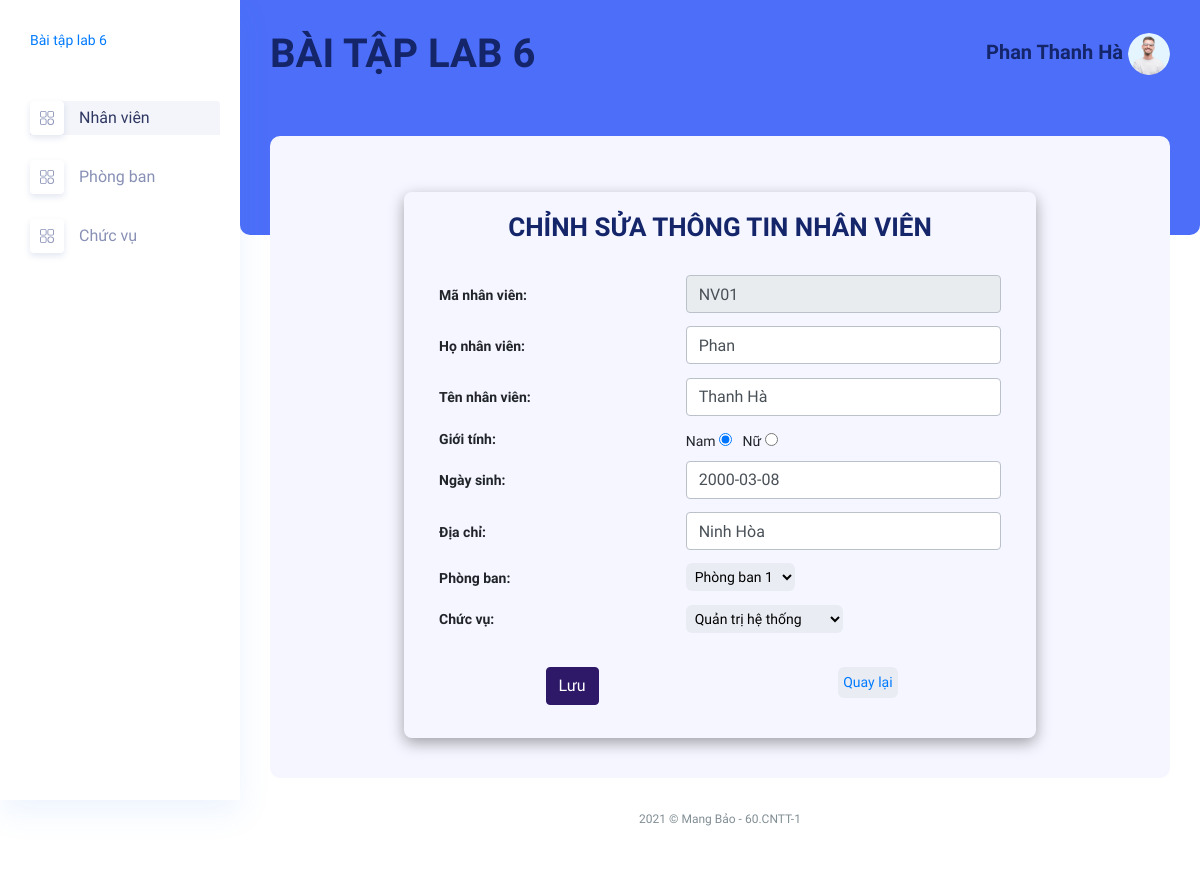
The app's page /NhanVien/Edit/NV01 (signed in) with its own data.
### tables this page shows
create table nhanvien (
	manv varchar(10) not null primary key,
    honv varchar(50) not null,
	tennv varchar(50) not null,	
	ngaysinh date not null,
    gioitinh tinyint not null,
	diachi varchar(50) not null,
	anh varchar(250) not null,
	maloai varchar(20) not null,
    maphong varchar(20) not null,
	constraint nv_lnv_fk foreign key (maloai) references loainv (maloai),
    constraint nv_mp_fk foreign key (maphong) references phongban (maphong)
	ON UPDATE CASCADE
	ON DELETE CASCADE
);

### mvc/core/controller.php (called while the page is built, shortened)
<?php
class Controller{
    public function view($view, $data=[]){
        require_once "./mvc/views/".$view.".php";
    }
}
?>

### mvc/controllers/nhanvien.php (called while the page is built, shortened)
<?php
class NhanVien extends Controller
{
    public $nvModel;
    public function __construct()
    {
        $this->nvModel = $this->model("NhanVienModel");
    }
    public function Edit($id)
    {
        $nv = json_decode($this->nvModel->getNhanVienById($id), true);
        $pb = json_decode($this->nvModel->listPhongBan(), true);
        $cv = json_decode($this->nvModel->listChucVu(), true);
        $this->view("layoutAdmin", [
            'page' => 'nhanvien/edit',
            'nv' => $nv[0],
            'cv' => $cv,
            'pb' => $pb,
        ]);
    }
}

### mvc/core/app.php (called while the page is built, shortened)
<?php
class App {
    protected $action = "Index";
    function __construct(){
        $arr = $this->UrlProcess();
        if(isset($arr[0])){
            if(file_exists("./mvc/controllers/".$arr[0].".php")){
                unset($arr[0]);
            }
        }
        $this->controller = new $this->controller;
        if(isset($arr[1])){
            if(method_exists($this->controller, $arr[1])){
                $this->action = $arr[1];
            }
            unset($arr[1]);
        }
        $this->params = $arr?array_values($arr):[];
        call_user_func_array([$this->controller, $this->action], $this->params);
    }
    function UrlProcess(){
        if(isset($_GET["url"])){
            return explode("/", filter_var(trim($_GET["url"], "/")));
        }
    }
}
?>

### index.php (called while the page is built, shortened)
<?php
$myApp = new App();
?>

### mvc/core/database.php (called while the page is built, shortened)
<?php
class DataBase {
    protected $servername = "localhost";
    protected $username = "root";
    protected $password = "";
    function __construct()
    {
        $this->con = mysqli_connect($this->servername, $this->username, $this->password);
    }
}
?>

### mvc/models/NhanVienModel.php (called while the page is built, shortened)
<?php
class NhanVienModel extends DataBase {
    public function listPhongBan()
    {
        $qr = "SELECT * FROM phongban";
        $rows = mysqli_query($this->con, $qr);
        $arr = array();
        while($row = mysqli_fetch_array($rows)) {
            $arr[] = $row;
        }
        return json_encode($arr);
    }
    public function listChucVu()
    {
        $qr = "SELECT * FROM loainv";
        $rows = mysqli_query($this->con, $qr);
        $arr = array();
        while($row = mysqli_fetch_array($rows)) {
            $arr[] = $row;
        }
        return json_encode($arr);
    }
    public function getNhanVienById($id) {
        $qr = "SELECT * FROM nhanvien nv, phongban pb, loainv cv WHERE nv.maphong = pb.maphong AND nv.maloai = cv.maloai AND manv = '$id'";
        $rows = mysqli_query($this->con, $qr);
        $arr = array();
        while($row = mysqli_fetch_array($rows)) {
            $arr[] = $row;
        }
        return json_encode($arr);
    }
}
?>

### mvc/views/pages/nhanvien/edit.php (the view, shortened to what this page needs)
<div class="main_content_iner ">
    <div class="container-fluid p-0 ">
        <div class="row ">
            <div class="col-lg-12">
                <div class="checkform">
                    <div class="content">
                        <h3 style="text-align: center;" class="title">CHỈNH SỬA THÔNG TIN NHÂN VIÊN</h3>
                        <form action="NhanVien/Save/<?php echo $data["nv"]['manv'] ?>" method="post" enctype="multipart/form-data">
                            <div class="form-horizontal">
                                <div class="form-group1">
                                    <label for="" class="control-label col-md-5">Mã nhân viên: </label>
                                    <div class="col-md-7">
                                        <input type="text" class="form-control" name="manv" readonly value="<?php echo $data["nv"]['manv'] ?>">
                                    </div>
                                </div>
                                <div class="form-group1">
                                    <label for="" class="control-label col-md-5">Họ nhân viên: </label>
                                    <div class="col-md-7">
                                        <input type="text" class="form-control" name="honv" value="<?php echo $data["nv"]['honv'] ?>">
                                    </div>
                                </div>
                                <div class="form-group1">
                                    <label for="" class="control-label col-md-5">Tên nhân viên: </label>
                                    <div class="col-md-7">
                                        <input type="text" class="form-control" name="tennv" value="<?php echo $data["nv"]['tennv'] ?>">
                                    </div>
                                </div>
                                <div class="form-group1">
                                    <label for="" class="control-label col-md-5">Giới tính: </label>
                                    <div class="col-md-7">
                                        <div class="checkbox" style="width: 475px;">
                                            Nam <input type="radio" name="gioitinh" id="" value="1" <?php if ($data["nv"]['gioitinh'] == 1) echo "checked"; ?>> &nbsp;
                                            Nữ <input type="radio" name="gioitinh" id="" value="0" <?php if ($data["nv"]['gioitinh'] == 0) echo "checked"; ?>>
                                        </div>
                                    </div>
                                </div>
                                <div class="form-group1">
                                    <label for="" class="control-label col-md-5">Ngày sinh: </label>
                                    <div class="col-md-7">
                                        <input type="text" class="form-control" name="ngaysinh" value="<?php echo $data["nv"]['ngaysinh'] ?>">
                                    </div>
                                </div>
                                <div class="form-group1">
                                    <label for="" class="control-label col-md-5">Địa chỉ: </label>
                                    <div class="col-md-7">
                                        <input type="text" class="form-control" name="diachi" value="<?php echo $data["nv"]['diachi'] ?>">
                                    </div>
                                </div>
                                <div class="form-group1">
                                    <label for="" class="control-label col-md-5">Phòng ban: </label>
                                    <div class="col-md-7">
                                        <select name="phongban" id="" class="shipper">
                                            <?php
                                            foreach ($data['pb'] as $pb) {
                                                if ($data["nv"]["maphong"] == $pb['maphong']) {
                                                    $s = "selected";
                                                } else {
                                                    $s = "";
                                                }
                                                echo '<option ' . $s . ' value="' . $pb['maphong'] . '" class = "form-control">' . $pb['tenphong'] . '</option>';
                                            }
                                            ?>
                                        </select>
                                    </div>
                                </div>
                                <div class="form-group1">
                                    <label for="" class="control-label col-md-5">Chức vụ: </label>
                                    <div class="col-md-7">
                                        <select name="chucvu" id="" class="shipper">
                                            <?php
                                            foreach ($data['cv'] as $cv) {
                                                if ($data["nv"]["maloai"] == $cv['maloai']) {
                                                    $s = "selected";
                                                } else {
                                                    $s = "";
                                                }
                                                echo '<option ' . $s . ' value="' . $cv['maloai'] . '" class = "form-control">' . $cv['tenloai'] . '</option>';
                                            }
                                            ?>
                                        </select>
                                    </div>
                                </div>
                                <div class="form-group">
                                    <div class="col-md-offset-2 col-md-6">
                                        <input type="submit" value="Lưu" class="btn btn-primary" />
                                    </div>
                                    <div class="col-md-offset-2 col-md-6">
                                        <button class="comeback">
                                            <a href="javascript:window.history.back(-1);">Quay lại</a>
                                        </button>
                                    </div>
                                </div>
                            </div>
                        </form>
                    </div>
                </div>
            </div>
        </div>
    </div>
</div>
<link rel="stylesheet" href="//code.jquery.com/ui/1.12.1/themes/base/jquery-ui.css">
<link rel="stylesheet" href="/resources/demos/style.css">

### mvc/views/pages/nhanvien/edit.php (style rules this page uses)
input, checkbox, select { margin-bottom: 10px; }
label { font-weight: bolder; }
.checkform { display: flex; justify-content: center; margin-top: 1rem; }
.content { box-shadow: rgba(0, 0, 0, 0.35) 0px 5px 15px; padding: 20px; border-radius: 8px; }
.title { padding-bottom: 1.5rem; }
.form-group { display: flex; margin-bottom: 0.2rem; text-align: center; margin-top: 1.5rem; }
.form-group1 { display: flex; align-items: center; margin-bottom: 0.2rem; }
.shipper { border: none; outline: none; background-color: #eaecf4; border-radius: 6px; padding: 5px; }
.comeback { border: none; outline: none; background-color: #eaecf4; border-radius: 6px; padding: 5px; }
.comeback>a { text-decoration: none; }

### records on screen
nhanvien: manv "NV01", honv "Phan", tennv "Thanh Hà", gioitinh "☑", ngaysinh "2000-03-08", diachi "Ninh Hòa"

### other values on screen
$_SESSION["user"]["hoNV"] "Phan"
$_SESSION["user"]["tenNV"] "Thanh Hà"
form field phongban "Phòng ban 1"
form field chucvu "Quản trị hệ thống"
